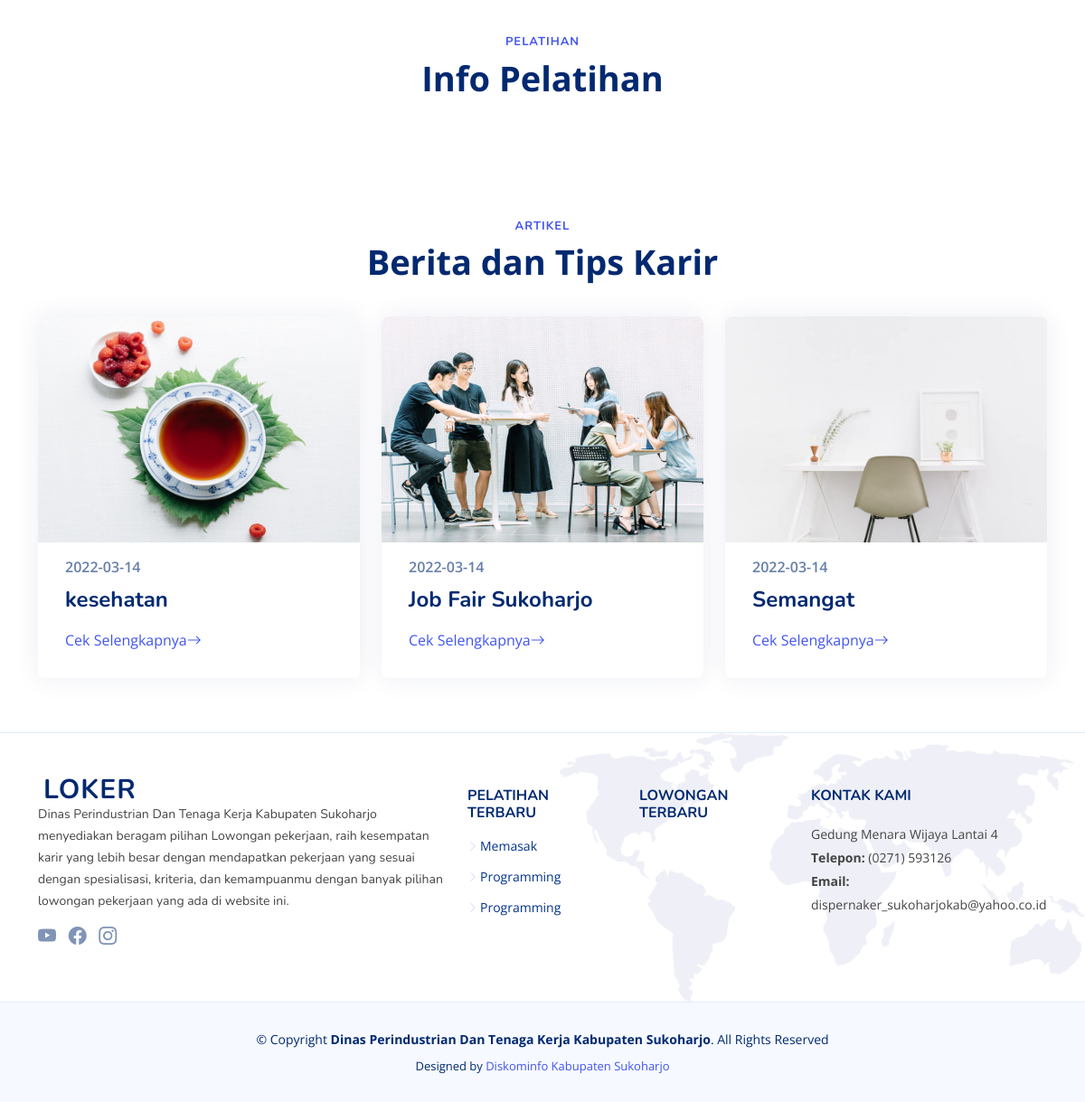
Before: / (lower part) with the older database file.
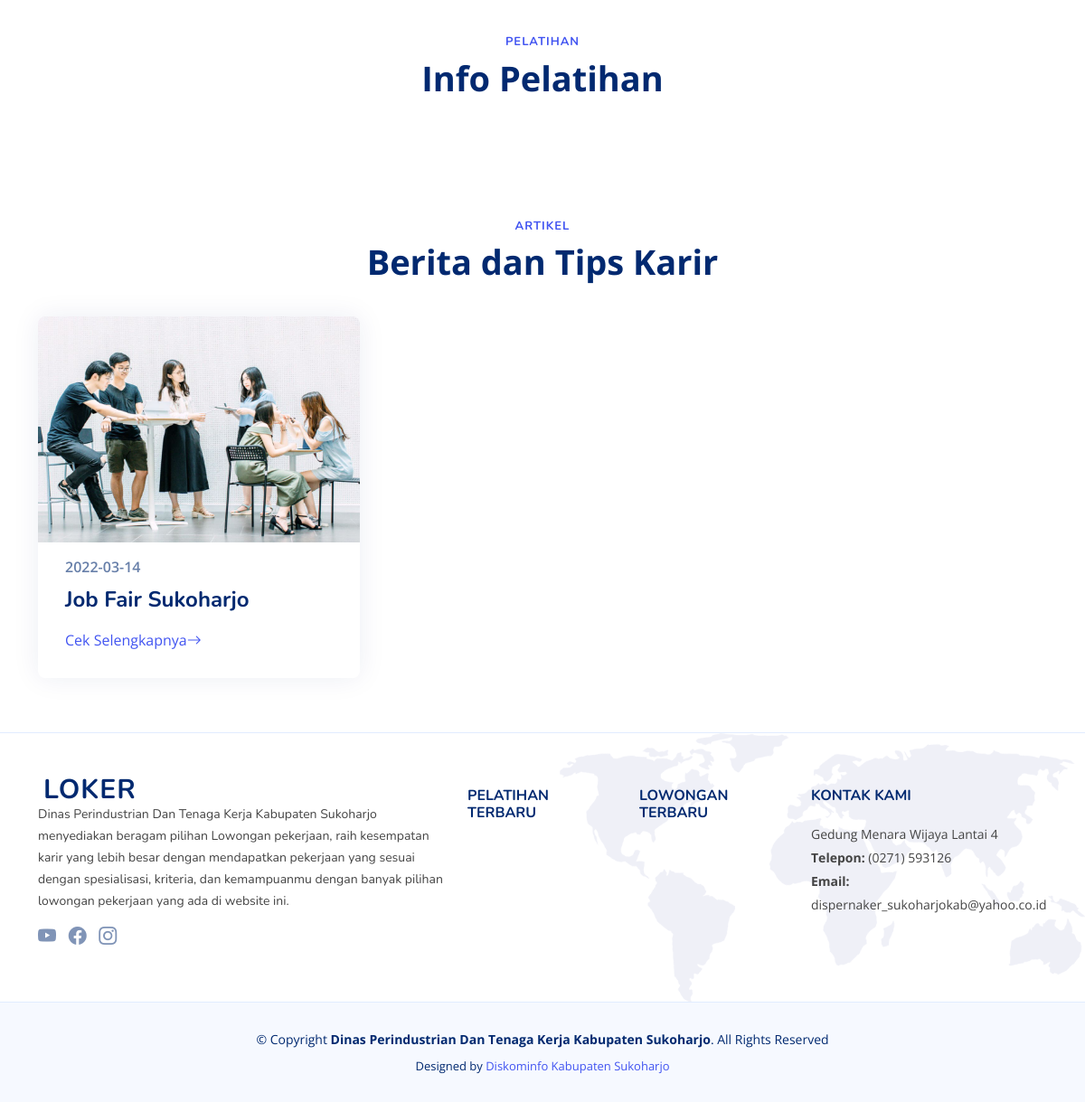
After: the same page with the newer database file.
### tables this page shows
CREATE TABLE `artikel` (
  `id_artikel` int(11) NOT NULL AUTO_INCREMENT,
  `slug` varchar(99) NOT NULL,
  `judul` varchar(99) NOT NULL,
  `id_user` int(11) NOT NULL,
  `id_kategori` int(11) NOT NULL,
  `keterangan` text NOT NULL,
  `date` date NOT NULL,
  `views` int(11) NOT NULL,
  `gambar` varchar(99) NOT NULL,
  PRIMARY KEY (`id_artikel`),
  KEY `id_user` (`id_user`),
  KEY `id_kategori` (`id_kategori`),
  CONSTRAINT `artikel_ibfk_1` FOREIGN KEY (`id_user`) REFERENCES `user` (`id_user`) ON DELETE CASCADE ON UPDATE CASCADE,
  CONSTRAINT `artikel_ibfk_2` FOREIGN KEY (`id_kategori`) REFERENCES `kategori` (`id_kategori`) ON DELETE CASCADE ON UPDATE CASCADE
);

CREATE TABLE `pelatihan` (
  `id_pelatihan` int(11) NOT NULL AUTO_INCREMENT,
  `kategori` varchar(20) NOT NULL,
  `nama_pelatihan` varchar(99) NOT NULL,
  `jumlah_peserta` varchar(50) DEFAULT NULL,
  `tanggal_mulai` date DEFAULT NULL,
  `tanggal_selesai` date NOT NULL,
  `deskripsi_pelatihan` text NOT NULL,
  `alamat` varchar(150) NOT NULL,
  `jam` varchar(15) NOT NULL,
  `id_user` int(11) NOT NULL,
  `sertifikat` varchar(100) NOT NULL,
  `date` datetime DEFAULT NULL,
  PRIMARY KEY (`id_pelatihan`)
);

### application/controllers/Home.php (called while the page is built, shortened)
<?php
class Home extends CI_Controller {
    public function __construct()
    {
        $this->load->model('main_model');
        $this->load->model('model_register');
        $this->load->model('model_artikel');
        $this->load->model('model_footer');
        $this->load->model('model_lupapassword');
    }
    public function index()
    {
        $this->load->view('frontend/header');
        $this->load->view('frontend/index');
        $this->load->view('frontend/footer');
    }
}

### index.php (called while the page is built, shortened)
<?php
require_once BASEPATH.'core/CodeIgniter.php';

### application/models/Model_footer.php (called while the page is built, shortened)
<?php
class Model_footer extends CI_Model {
     function get_pelatihan_footer(){
        $q=$this->db->query("select * from pelatihan where kategori='umum' order by id_pelatihan desc limit 5");
        return $q;
    }
}

### application/views/frontend/index.php (the view, shortened to what this page needs)
<main id="main">
  <section id="pricing" class="pricing">
    <div class="container" data-aos="fade-up">
      <header class="section-header">
        <h2>Pelatihan</h2>
        <p>Info Pelatihan</p>
      </header>
    </div>
  </section>
  <section id="recent-blog-posts" class="recent-blog-posts">
    <div class="container" data-aos="fade-up">
      <header class="section-header">
        <h2>Artikel</h2>
        <p>Berita dan Tips Karir</p>
      </header>
      <div class="row">
      <?php
           $q=$this->db->query("select artikel.* from artikel  order by id_artikel desc limit 3");
          foreach($q->result() as $row){
      ?>
        <div class="col-lg-4">
          <div class="post-box">
            <div class="post-img"><img src="image/<?php echo $row->gambar?>" style="width:600px;height:250px;" class="img-fluid" alt=""></div>
            <span class="post-date"href="home/detailartikel/<?php echo $row->slug?>"><time datetime="2020-01-01"><?php echo $row->date?></time></span>
            <h3 class="post-title" href="home/detailartikel/<?php echo $row->slug?>"><?php echo $row->judul?></h3>
            <a href="artikel/detailartikel/<?php echo $row->slug?>">Cek Selengkapnya</span><i class="bi bi-arrow-right"></i></a>
          </div>
        </div>
      <?php } ?>
      </div>
    </div>
  </section>
</main>

### application/views/frontend/footer.php (shortened to what this page needs)
<?php
$setting = $this->db->get('setting');
$row = $setting->row();
?>
  <footer id="footer" class="footer">
    <div class="footer-top">
      <div class="container">
        <div class="row gy-4">
          <div class="col-lg-5 col-md-12 footer-info">
            <a href="index.html" class="logo d-flex align-items-center">
              <span><?php echo $row->web ?></span>
            </a>
            <p>Dinas Perindustrian Dan Tenaga Kerja Kabupaten Sukoharjo menyediakan beragam pilihan Lowongan pekerjaan, raih kesempatan karir yang lebih besar dengan mendapatkan pekerjaan yang sesuai dengan spesialisasi, kriteria, dan kemampuanmu dengan banyak pilihan lowongan pekerjaan yang ada di website ini.</p>
            <div class="social-links mt-3">
              <a href="<?php echo $row->yt ?>" class="twitter"><i class="bi bi-youtube"></i></a>
              <a href="<?php echo $row->fb ?>" class="facebook"><i class="bi bi-facebook"></i></a>
              <a href="<?php echo $row->ig ?>" class="instagram"><i class="bi bi-instagram"></i></a>
            </div>
          </div>
          <div class="col-lg-2 col-6 footer-links">
            <h4>Pelatihan Terbaru</h4>
            <ul>
               <?php
              $q = $this->model_footer->get_pelatihan_footer();
              foreach($q->result() as $xrowx){
              ?>
              <li><i class="bi bi-chevron-right"></i> <a target="_blank" href="home/pelatihanumum"><?php echo $xrowx->nama_pelatihan ?></a></li>
               <?php } ?>
            </ul>
          </div>
          <div class="col-lg-2 col-6 footer-links">
            <h4>Lowongan Terbaru</h4>
          </div>
          <div class="col-lg-3 col-md-12 footer-contact text-center text-md-start">
            <h4>Kontak Kami</h4>
            <p>
              <?php echo $row->alamat ?><br>
              <strong>Telepon:</strong> <?php echo $row->telp ?><br>
              <strong>Email:</strong> <?php echo $row->email ?><br>
            </p>
          </div>
        </div>
      </div>
    </div>
    <div class="container">
      <div class="copyright">
        &copy; Copyright <strong><span>Dinas Perindustrian Dan Tenaga Kerja Kabupaten Sukoharjo</span></strong>. All Rights Reserved
      </div>
      <div class="credits">
        Designed by <a href="https://bootstrapmade.com/">Diskominfo Kabupaten Sukoharjo</a>
      </div>
    </div>
  </footer>
</body>
</html>

Changed rows visible on the page:
removed artikel: gambar (picture), date "2022-03-14", judul "kesehatan"
removed artikel: gambar (picture), date "2022-03-14", judul "Semangat"
removed pelatihan: nama_pelatihan "Memasak"
removed pelatihan: nama_pelatihan "Programming"
removed pelatihan: nama_pelatihan "Programming"
